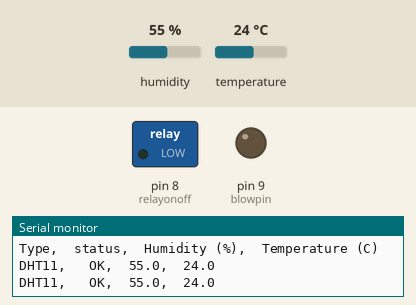
The sketch below on a simulated Arduino Uno, built with avr-gcc and run on an emulated ATmega328P. Parts: switched loads named in the sketch (green lamp = pin HIGH), output pins drawn as LEDs (lit = HIGH), the last lines printed to the serial monitor. The inputs (shaded band) are chosen by the test bench; at power-on: temperature 24 °C, humidity 55 %.

Above: at 2.8 s.
2.9 s: temperature set to 28 °C
5.6 s: temperature set to 31 °C
At 6.6 s:
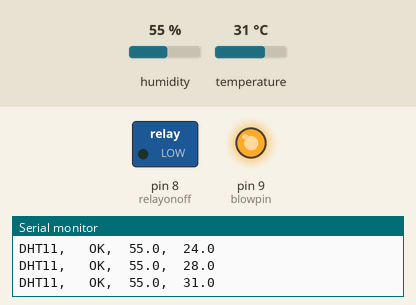
8.3 s: temperature set to 33 °C
11.3 s: temperature set to 36 °C
At 12.6 s:
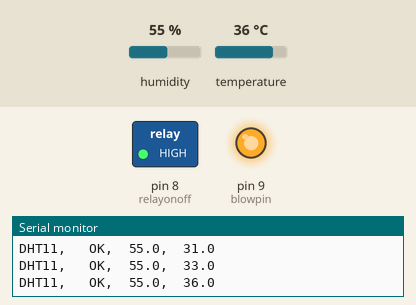
14.0 s: temperature set to 12 °C
At 15.0 s:
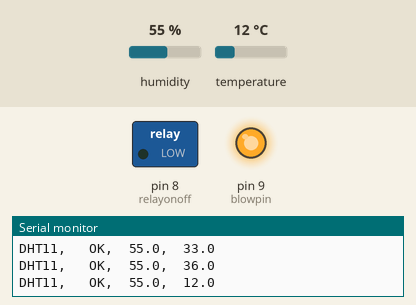
17.7 s: temperature set to 41 °C
At 18.6 s:
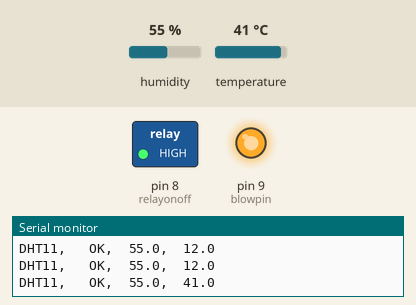
Timing chart, 0 to 20.7 s (numbered marks = the images above; inputs shaded):
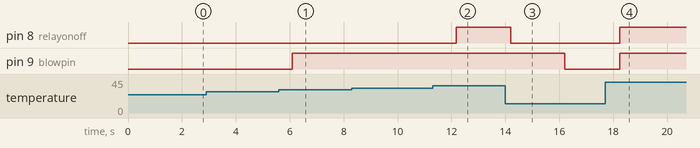

The sketch:

blowercontrol.ino
```cpp
#include <dht.h>

dht DHT;

#define DHT11_PIN     5

int blowpin = 9;
int relayonoff = 8;
int flag = 0;

void setup()
{
  Serial.begin(115200);
  Serial.println("DHT TEST PROGRAM ");
  Serial.print("LIBRARY VERSION: ");
  Serial.println(DHT_LIB_VERSION);
  Serial.println();
  Serial.println("Type,\tstatus,\tHumidity (%),\tTemperature (C)");
  //pinMode(fastblowpin, OUTPUT);
  pinMode(blowpin, OUTPUT);
  pinMode(relayonoff, OUTPUT);

}


void loop()
{ if(flag == 0)
  {
    digitalWrite(blowpin, LOW); }
  // READ DATA
  Serial.print("DHT11, \t");
  int chk = DHT.read11(DHT11_PIN);
  switch (chk)
  {
    case DHTLIB_OK:
    Serial.print("OK,\t");
    break;
    case DHTLIB_ERROR_CHECKSUM:
    Serial.print("Checksum error,\t");
    break;
    case DHTLIB_ERROR_TIMEOUT:
    Serial.print("Time out error,\t");
    break;
    case DHTLIB_ERROR_CONNECT:
        Serial.print("Connect error,\t");
        break;
    case DHTLIB_ERROR_ACK_L:
        Serial.print("Ack Low error,\t");
        break;
    case DHTLIB_ERROR_ACK_H:
        Serial.print("Ack High error,\t");
        break;
    default:
    Serial.print("Unknown error,\t");
    break;
  }

  Serial.print(DHT.humidity, 1);
  Serial.print(",\t");
  Serial.println(DHT.temperature, 1);

  if (DHT.temperature>=30)
  {
    digitalWrite(blowpin,HIGH);

  flag = 1;}

  else
  flag = 0;


  if (DHT.temperature>=35)
  { digitalWrite(relayonoff, HIGH);}

  if (DHT.temperature<35)
  { digitalWrite(relayonoff, LOW);}

  delay(2000);
}
```

Measured:
- the behaviour switches between 29 and 30 °C on temperature (found by bisection; images 0 and 1)
- the behaviour switches between 34 and 35 °C on temperature (found by bisection; images 1 and 2)
- after the input at 5.6 s, pin 9 (blowpin): LOW → HIGH after 0.50 s
- after the input at 11.3 s, pin 8 (relayonoff): LOW → HIGH after 0.87 s
- after the input at 14.0 s, pin 8 (relayonoff): HIGH → LOW after 0.19 s; pin 9 (blowpin): HIGH → LOW after 2.2 s
- after the input at 17.7 s, pin 8 (relayonoff), pin 9 (blowpin): LOW → HIGH after 0.54 s
